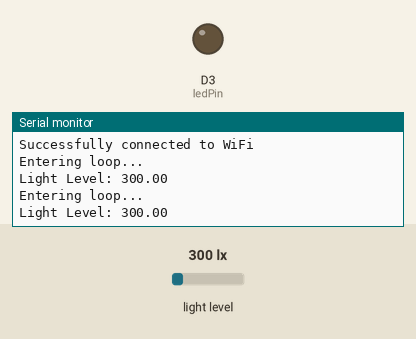
A sketch run on a simulated Arduino MKR. Shown: output pins drawn as LEDs (lit = HIGH), the last lines printed to the serial monitor. The inputs (shaded band) are chosen by the test bench; at power-on: light level 300 lx. WiFi joins after 1.5 s; servers stay silent unless stated.

Above: at 7.7 s.
7.8 s: light level set to 89 lx
At 9.1 s:
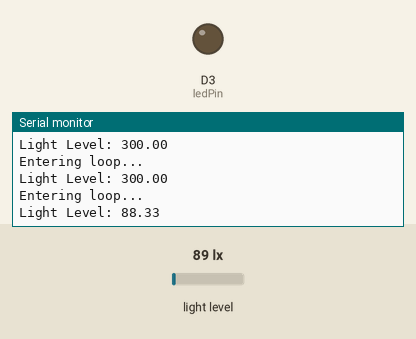
9.3 s: light level set to 74 lx
At 11.0 s:
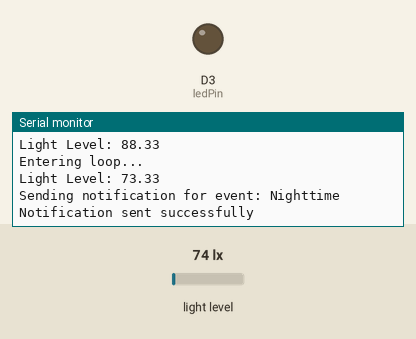
Timing chart, 0 to 12.5 s (numbered marks = the images above; inputs shaded):
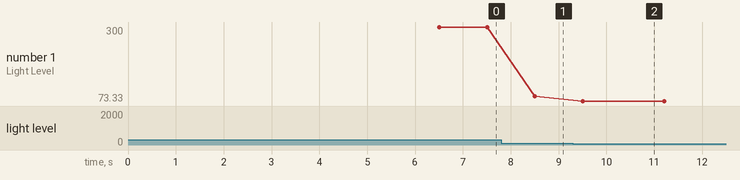

Measured:
- the behaviour switches between 80 and 79 lx on light level (found by bisection; images 1 and 2)
- after the input at 7.8 s, the serial monitor: prints a new line after 0.71 s (image 1)
- after the input at 9.3 s, the serial monitor: prints a new line after 0.21 s (image 2)
- plotted number 1: 300 → 88.33 after the input at 7.8 s, 88.33 → 73.33 after the input at 9.3 s

The sketch:

lightsensor.ino
```cpp
#include <WiFiNINA.h>
#include <Wire.h>
#include <BH1750.h>

char wifiSSID[] = "Ag";
char wifiPass[] = "Football";

WiFiClient wifiClient;

BH1750 sensor; // Instance of the BH1750 light sensor library
int ledPin = 3;
String httpRequestData = "?val1=57&val2=25";
char serverName[] = "maker.ifttt.com"; // IFTTT server
String webhookURL = "https://maker.ifttt.com/trigger/Lightsensor/with/key/bJ-MCeoICdbnuZYyKy2MDfZwsY_8bGQaALNEmvxrjWN"; // Webhook URL

void setup()
{
  Serial.begin(9600);
  Serial.println("Starting setup...");

  pinMode(ledPin, OUTPUT);

  Wire.begin();
  if (sensor.begin()) {
    Serial.println("Light sensor initialized successfully");
  } else {
    Serial.println("Failed to initialize light sensor");
  }

  // Connect to WiFi network
  initializeWiFi();
}

void loop() {
  Serial.println("Entering loop...");

  float lightLevel = sensor.readLightLevel();
  Serial.print("Light Level: ");
  Serial.println(lightLevel);

  if (lightLevel >= 360) {
    sendNotification("Daylight");
  } else if (lightLevel < 80) {
    sendNotification("Nighttime");
  }
  delay(1000); // Pause for a while before reading the light level again
}

void initializeWiFi() {
  Serial.println("Connecting to WiFi...");
  while (WiFi.status() != WL_CONNECTED) {
    WiFi.begin(wifiSSID, wifiPass);
    delay(5000); // Retry every 5 seconds
    Serial.print(".");
  }
  Serial.println("\nSuccessfully connected to WiFi");
}

void sendNotification(String event)
{
  if (WiFi.status() != WL_CONNECTED)
  {
    initializeWiFi();
  }

  Serial.print("Sending notification for event: ");
  Serial.println(event);

  if (wifiClient.connect(serverName, 80)) {
    wifiClient.println("GET " + webhookURL + httpRequestData + " HTTP/1.1");
    wifiClient.println("Host: " + String(serverName));
    wifiClient.println("Connection: close");
    wifiClient.println();
    delay(500);
    wifiClient.stop();
    Serial.println("Notification sent successfully");
  } else {
    Serial.println("Failed to connect to server");
  }
}
```
